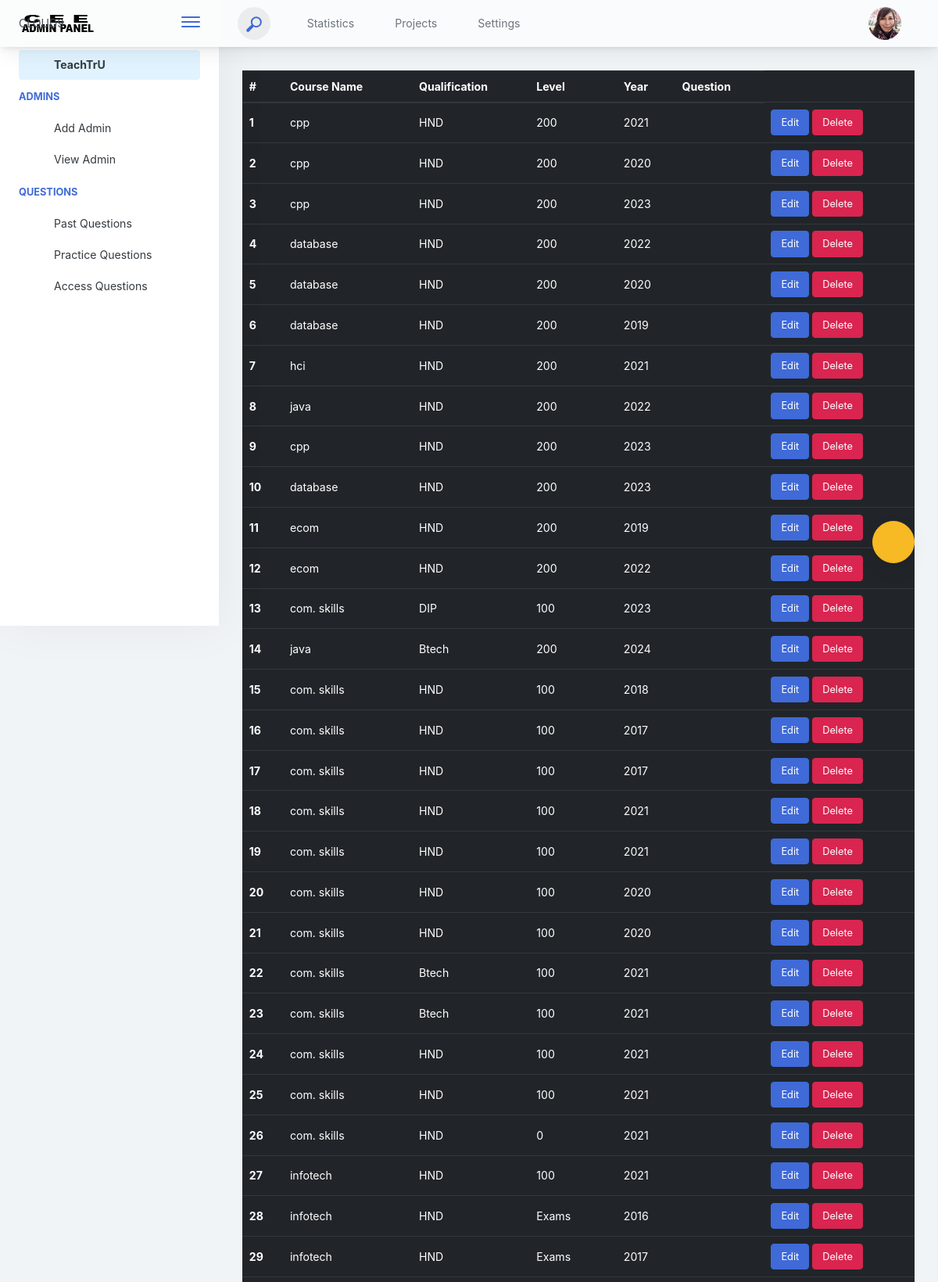
/admin/dashboard.php?page=view_pastquestions (upper part), run on the app's committed database.
### tables this page shows
CREATE TABLE `questions` (
  `id` int(11) NOT NULL,
  `course_name` varchar(255) DEFAULT NULL,
  `qualification` varchar(255) DEFAULT NULL,
  `level` varchar(250) NOT NULL,
  `year` int(11) NOT NULL,
  `question` varchar(250) NOT NULL
);

### admin/view_pastquestions.php (the view, shortened to what this page needs)
<?php
include('../components/database_con.php');
$sql = "SELECT * FROM questions";
$query = mysqli_query($dbcon, $sql);
$fetch = mysqli_fetch_assoc($query);
?>
<!DOCTYPE html>
<html lang="en">
<head>
</head>
<body>
    <table class="table table-hover table-dark">
    <thead>
        <tr>
        <th scope="col">#</th>
        <th scope="col">Course Name</th>
        <th scope="col">Qualification</th>
        <th scope="col">Level</th>
        <th scope="col">Year</th>
        <th scope="col">Question</th>
        </tr>
    </thead>
    <tbody>
    <?php
    $count=1;
if ($fetch > 0) {
    while ($row = mysqli_fetch_assoc($query)) {
        echo '
        <tr>
            <th scope="row">' . $count . '</th>
            <td>' . $row['course_name'] . '</td>
            <td>' . $row['qualification'] . '</td>
            <td>' . $row['level'] . '</td>
            <td>' . $row['year'] . '</td>
            <td>' . $row['questions'] . '</td>
            <td>
                <a href="dashboard.php?page=edit_pastquestion&id=' .$row['id']. '">
                    <button type="button" class="btn btn-primary">Edit</button>
                </a>
                <a href="dashboard.php?page=delete_pastquestion&id=' .$row['id']. '">
                    <button type="button" class="btn btn-danger">Delete</button>
                </a>
            </td>
        </tr>';
        $count++;
    }
} else {
    echo "NO ADMIN REGISTERED";
}
    ?>
    </tbody>
    </table>
</body>
</html>

### data on the page
questions: course_name "cpp", qualification "HND", level "200", year "2021"
questions: course_name "cpp", qualification "HND", level "200", year "2020"
questions: course_name "cpp", qualification "HND", level "200", year "2023"
questions: course_name "database", qualification "HND", level "200", year "2022"
questions: course_name "database", qualification "HND", level "200", year "2020"
questions: course_name "database", qualification "HND", level "200", year "2019"
questions: course_name "hci", qualification "HND", level "200", year "2021"
questions: course_name "java", qualification "HND", level "200", year "2022"
questions: course_name "cpp", qualification "HND", level "200", year "2023"
questions: course_name "database", qualification "HND", level "200", year "2023"
questions: course_name "ecom", qualification "HND", level "200", year "2019"
questions: course_name "ecom", qualification "HND", level "200", year "2022"
questions: course_name "com. skills", qualification "DIP", level "100", year "2023"
questions: course_name "java", qualification "Btech", level "200", year "2024"
questions: course_name "com. skills", qualification "HND", level "100", year "2018"
questions: course_name "com. skills", qualification "HND", level "100", year "2017"
questions: course_name "com. skills", qualification "HND", level "100", year "2017"
questions: course_name "com. skills", qualification "HND", level "100", year "2021"
questions: course_name "com. skills", qualification "HND", level "100", year "2021"
questions: course_name "com. skills", qualification "HND", level "100", year "2020"
questions: course_name "com. skills", qualification "HND", level "100", year "2020"
questions: course_name "com. skills", qualification "Btech", level "100", year "2021"
questions: course_name "com. skills", qualification "Btech", level "100", year "2021"
questions: course_name "com. skills", qualification "HND", level "100", year "2021"
questions: course_name "com. skills", qualification "HND", level "100", year "2021"
questions: course_name "com. skills", qualification "HND", level "0", year "2021"
questions: course_name "infotech", qualification "HND", level "100", year "2021"
questions: course_name "infotech", qualification "HND", level "Exams", year "2016"
questions: course_name "infotech", qualification "HND", level "Exams", year "2017"
